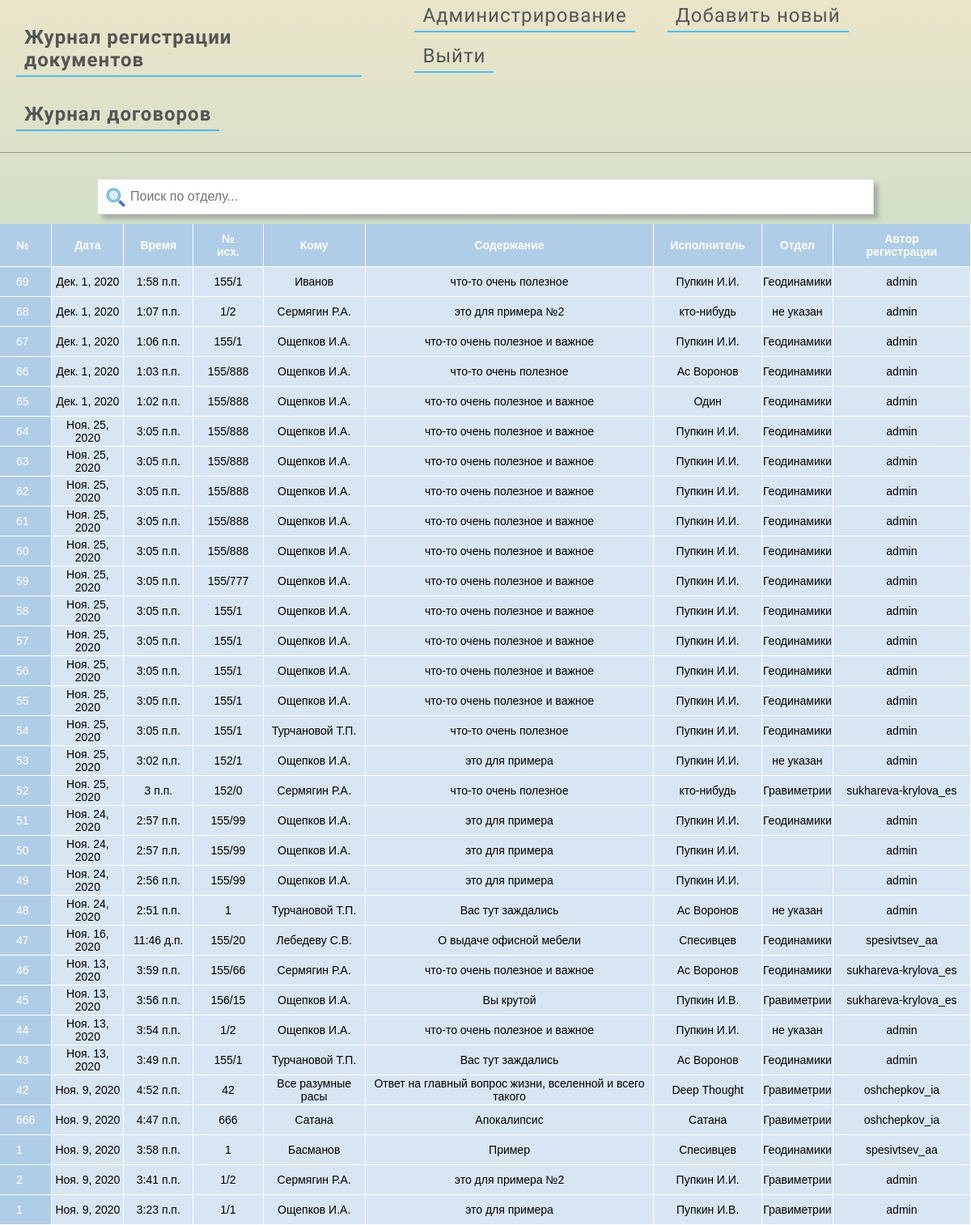
Page / (signed in) on the earlier database version.
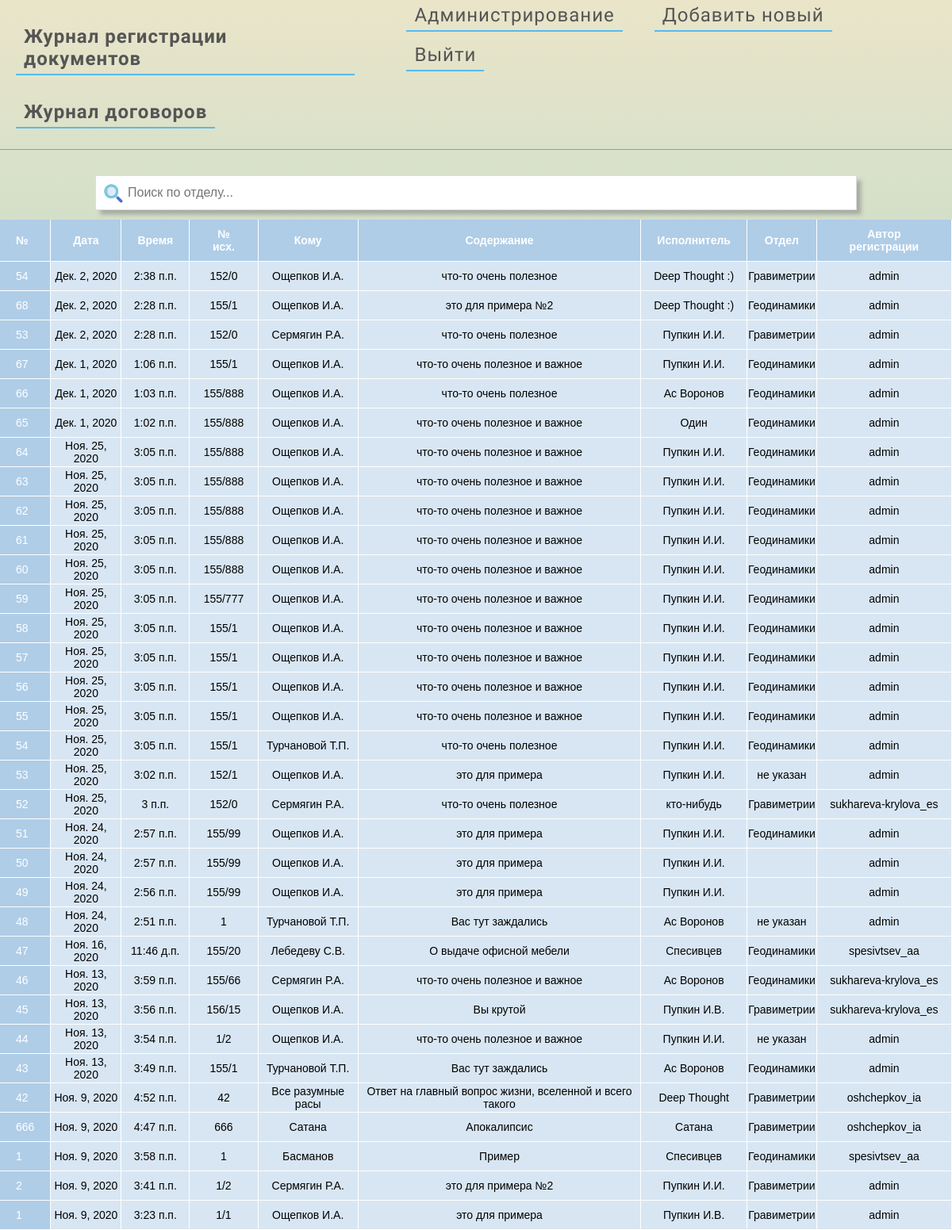
Same page on the later database version.
### journal/models.py (models this page shows, shortened)
class Entry(models.Model):
    number = models.IntegerField("№", default=0)
    reg_date = models.DateField(auto_now=True)
    reg_time = models.TimeField(auto_now=True)
    number_out = models.CharField("№ исх.", max_length=64, default='')
    to_whom = models.CharField("Кому", max_length=200, default='')
    what = models.CharField("Содержание", max_length=200, default='')
    executor = models.CharField("Исполнитель", max_length=200, default='')
    author = models.ForeignKey(
        'auth.User',
        on_delete=models.CASCADE
    )
    departament = models.CharField("Отдел", max_length=200, default='')
    class Meta:
        verbose_name = 'Запись в журнале'     # Для единственного числа
        verbose_name_plural = 'Записи в журнале'      # Для множественного числа

### journal/views.py (the view)
# urls.py: path('', JournalView.as_view(), name='home'),
class JournalView(ListView):
    model = Entry
    template_name = 'home.html'
    queryset = get_some_last_model_elements(obj=Entry, begin=0, end=50)

### journal/templates/home.html (shortened to what this page needs)
{% extends 'base.html' %}
{% load static %}
{% block content %}
<link href="{% static 'css/home.css' %}" rel="stylesheet">
<input type="text" id="myInput" onkeyup="myFunction()" placeholder="Поиск по отделу...">
<table id="DocumentsTable" >
    <tr class="header">
        <th>№</th>
        <th>Дата</th>
        <th>Время</th>
        <th>№ исх.</th>
        <th>Кому</th>
        <th>Содержание</th>
        <th>Исполнитель</th>
        <th>Отдел</th>
        <th>Автор регистрации</th>
    </tr>
    {% for item in object_list %}
    <tr>
            <td>{{ item.number }}</td>
            <td>{{ item.reg_date }}</td>
            <td>{{ item.reg_time }}</td>
            <td>{{ item.number_out }}</td>
            <td>{{ item.to_whom }}</td>
            <td>{{ item.what }}</td>
            <td>{{ item.executor }}</td>
            <td>{{ item.departament }}</td>
            <td>{{ item.author }}</td>
    </tr>
    {% endfor %}
</table>
{% endblock content %}

### journal/templates/base.html (shortened to what this page needs)
{% load static %}
<html>
  <head>
      <link href="{% static 'css/base.css' %}" rel="stylesheet">
  </head>
  <body>
{% if user.is_authenticated %}
    <header>
        <div class="nav-left">
            <h1><a href="{% url 'home' %}" class="hyperlink">Журнал регистрации документов</a></h1>
            <h1><a href="{% url 'contract' %}" class="hyperlink">Журнал договоров</a></h1>
        </div>
        <div class="nav-right">
            <ul id="navbar">
                <li><a href="{% url 'admin:index' %}" class="hyperlink">Администрирование</a></li>
                <li><a class="hyperlink">Добавить новый</a>
                </li>
                <li><a href="{% url 'logout' %}" class="hyperlink">Выйти</a></li>
            </ul>
        </div>
    </header>
   <div align="center">
       {% block content %}
       {% endblock content %}
   </div>
{% endif %}
  </body>
</html>

### journal/static/css/base.css (style rules this page uses)
body { font-family: 'Source Sans Pro', sans-serif; font-size: 20px; margin:0px; padding:0px; }
header { border-bottom: 1px solid #999; margin-bottom: 2rem; display: flex; color: black; }
header h1 a { color: black; text-decoration: none; }
.nav-left { margin-right: auto; }
a { text-decoration: none; display: inline-block; padding: 5px 10px; letter-spacing: 1px; margin: 0 20px; font-size: 24px; transition: .3s ease-in-out; }
.hyperlink { border-bottom: 2px solid #5be; color: #555; background-image: linear-gradient(180deg, transparent 65%, #5bf 65%); background-position: 0% 100%; background-repeat: no-repeat; background-size: 100% 0%; }

### journal/static/css/home.css (style rules this page uses)
table { font-family: "Lucida Sans Unicode", "Lucida Grande", Sans-Serif; font-size: 14px; border-collapse: collapse; text-align: center; box-shadow: 0.4em 0.4em 5px rgba(122,122,122,0.5); }
th { position: sticky; top: 0px; }
th, td:first-child { background: #AFCDE7; color: white; padding: 10px 20px; }
th, td { border-style: solid; border-width: 0 1px 1px 0; border-color: white; }
td { background: #D8E6F3; }
th:first-child, td:first-child { text-align: left; }

### journal/templates/base.html (style rules this page uses)
body { background: linear-gradient(#eae5c9, #6cc6cb) fixed; }
#navbar, #navbar ul { margin: 0; padding: 0; list-style-type: none; }
#navbar { height: 50px; padding-left: 25px; min-width: 470px; }
#navbar li { float: left; position: relative; height: 100%; }
#navbar li a { text-decoration: none; display: inline-block; padding: 5px 10px; letter-spacing: 1px; margin: 0 20px; font-size: 24px; transition: .3s ease-in-out; }

### journal/templates/home.html (style rules this page uses)
* { box-sizing: border-box; }
#myInput { background-image: url('/static/searchicon.png'); background-position: 10px 10px; background-repeat: no-repeat; width: 80%; font-size: 16px; padding: 12px 20px 12px 40px; border: 1px solid #ddd; margin-bottom: 12px; box-shadow: 0.4em 0.4em 5px rgba(122,122,122,0.5); }

Differences in the rows shown:
removed Entry: number "69", reg_date "Дек. 1, 2020", reg_time "1:58 п.п.", number_out "155/1", to_whom "Иванов", what "что-то очень полезное", executor "Пупкин И.И.", departament "Геодинамики", author "admin"
removed Entry: number "68", reg_date "Дек. 1, 2020", reg_time "1:07 п.п.", number_out "1/2", to_whom "Сермягин Р.А.", what "это для примера №2", executor "кто-нибудь", departament "не указан", author "admin"
added Entry: number "54", reg_date "Дек. 2, 2020", reg_time "2:38 п.п.", number_out "152/0", to_whom "Ощепков И.А.", what "что-то очень полезное", executor "Deep Thought :)", departament "Гравиметрии", author "admin"
added Entry: number "68", reg_date "Дек. 2, 2020", reg_time "2:28 п.п.", number_out "155/1", to_whom "Ощепков И.А.", what "это для примера №2", executor "Deep Thought :)", departament "Геодинамики", author "admin"
added Entry: number "53", reg_date "Дек. 2, 2020", reg_time "2:28 п.п.", number_out "152/0", to_whom "Сермягин Р.А.", what "что-то очень полезное", executor "Пупкин И.И.", departament "Гравиметрии", author "admin"
